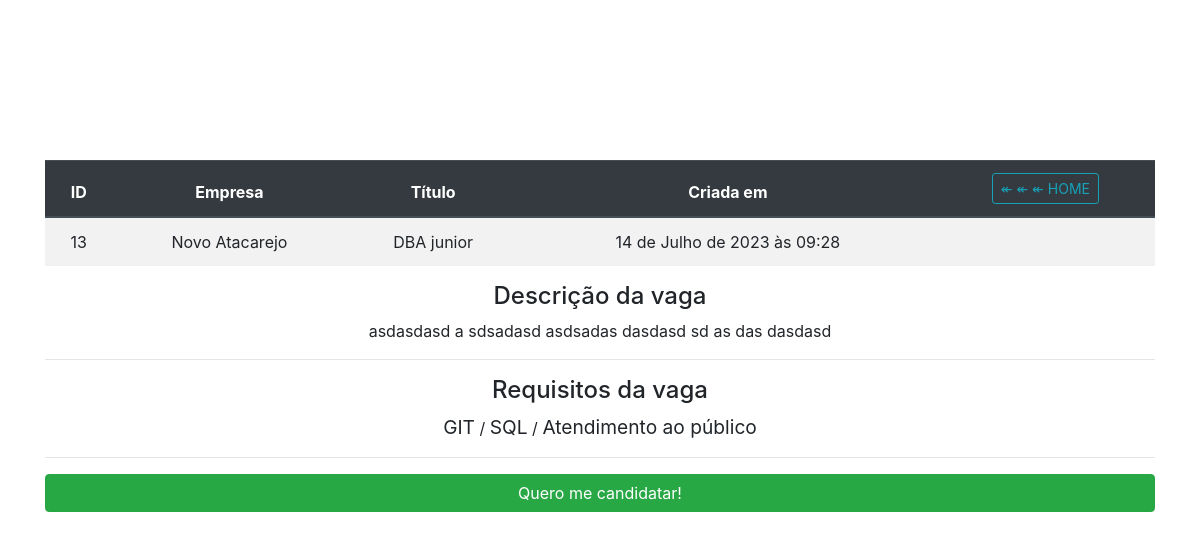
/candidate/vaga-disponivel/13/ (signed in), run on the app's committed database.
### app_company/models.py (models this page shows, shortened)
class Jobs(models.Model):
    company = models.CharField(
        max_length=255, null=False, verbose_name='Empresa contratante')
    title = models.CharField(max_length=255, null=False,
                             verbose_name='Título da vaga')
    requirements = models.ManyToManyField(
        Requirements, verbose_name='Requisitos')
    minimum_schooling = models.CharField(
        max_length=45, null=True, choices=MINIMUM_SCHOOLING_CHOICES,
        verbose_name='Escolaridade')
    salary_range = models.CharField(
        max_length=45, null=False, choices=SALARY_CHOICES,
        verbose_name='Faixa salarial')
    description = models.TextField(
        null=False, max_length=255, verbose_name='Descrição da vaga')
    created_at = models.DateTimeField(auto_now_add=True, blank=True)
    updated_at = models.DateTimeField(auto_now=True, blank=True)
    is_active = models.BooleanField(default=True)

class Requirements(models.Model):
    name = models.CharField(
        max_length=45, unique=True, null=False, verbose_name='Tipo de requisito')

### app_candidate/service_jobs.py (the view)
class JobsListView(LoginRequiredMixin, DetailView):
    model = Jobs
    template_name = 'jobs/jobs_list_candidate.html'
    context_object_name = 'jobs_list'
    login_url = reverse_lazy('app_candidate:login_candidate')
    def dispatch(self, request: HttpRequest, *args: Any, **kwargs: Any):
        if not self.request.user.is_authenticated:
            messages.warning(self.request, 'Você precisa estar logado!')
            return redirect(self.get_login_url())
        return super().dispatch(request, *args, **kwargs)
    def get_object(self, queryset=None):
        jobs_id = self.kwargs.get('jobs_id')
        queryset = Jobs.objects.filter(is_active=True)
        return get_object_or_404(queryset, id=jobs_id)

### app_candidate/templates/jobs/jobs_list_candidate.html (shortened to what this page needs)
{% extends 'base_candidates.html' %}
{% block content %}
<div class="container-sm" style="margin-top: 10rem;">
    <div class="table">
        <table class="table table-striped text-center">
            <thead class="thead-dark">
                <tr>
                    <th scope="col">ID</th>
                    <th scope="col">Empresa</th>
                    <th scope="col">Título</th>
                    <th scope="col">Criada em</th>
                    <th><a href="{% url 'app_candidate:home_candidate' %}" class="btn btn-outline-info btn-sm">&Larr; &twoheadleftarrow;
                        &#x0219E; HOME</a></th>
                </tr>
            </thead>
            <tbody>
                <tr>
                    <td>{{ jobs_list.id }}</td>
                    <td>{{ jobs_list.company }}</td>
                    <td>{{ jobs_list.title }}</td>
                    <td>{{ jobs_list.created_at }}</td>
                    <td></td>
                </tr>
            </tbody>
        </table>
    </div>
    <div class="row-sm text-center">
        <h4>Descrição da vaga</h4>
        <p>{{ jobs_list.description }}</p><hr>
    </div>
    <div class="row-sm text-center">
        <h4>Requisitos da vaga</h4>
        {% for requirement in jobs_list.requirements.all %}
        <p style="display:inline; font-size:1.2rem;">{{ requirement.name }}</p>
        {% if not forloop.last %}/ {% endif %}
        {% endfor %}
    </div><hr>
<a href="{% url 'app_candidate:application_in_jobs' pk=user.id jobs_id=jobs_list.id %}" type="submit" class="btn btn-success btn-block">Quero me candidatar!</a>
</div>
{% endblock content %}

### data on the page
Jobs: id "13", company "Novo Atacarejo", title "DBA junior", created_at "14 de Julho de 2023 às 09:28", description "asdasdasd a sdsadasd asdsadas dasdasd sd as das dasdasd"
Requirements: name "GIT"
Requirements: name "SQL"
Requirements: name "Atendimento ao público"
